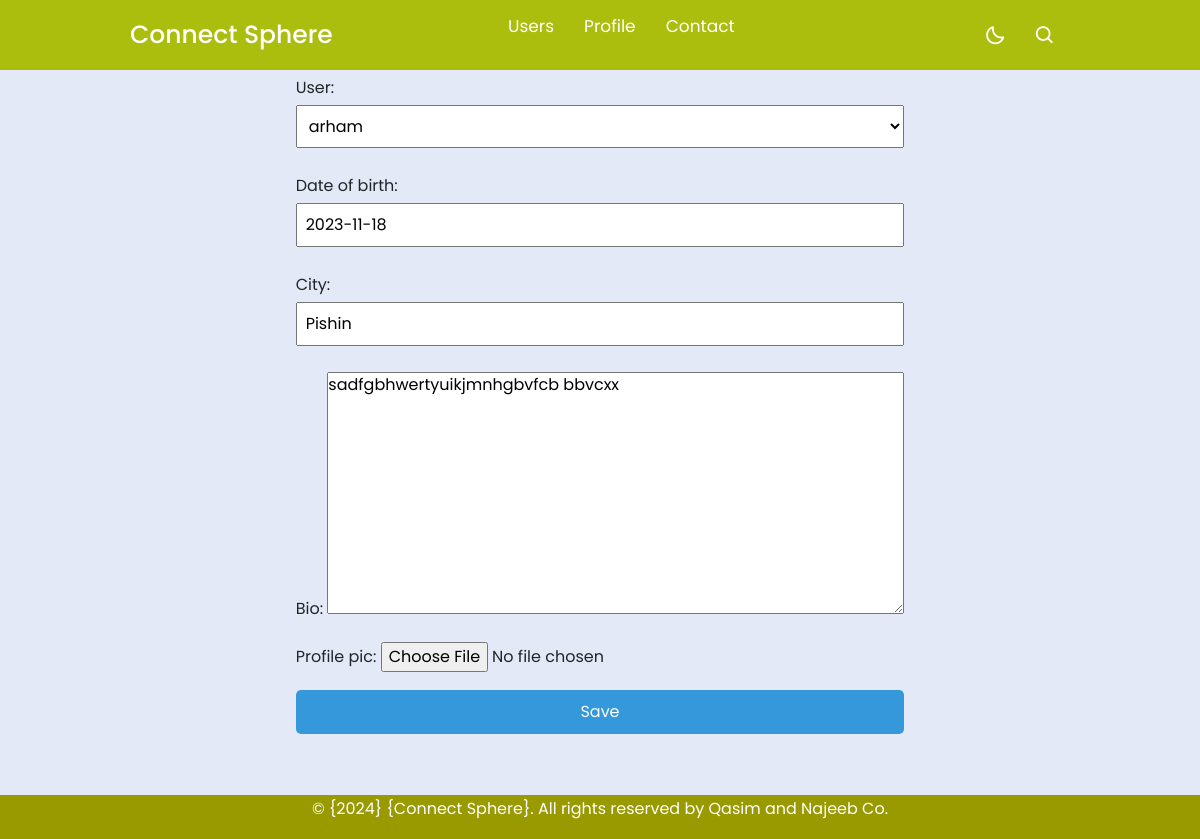
/posts/Update_Profile/5/ (signed in), run on the app's committed database.
### posts/models.py (models this page shows, shortened)
class Profile(models.Model):
    user = models.OneToOneField(User, on_delete= models.CASCADE, default= '11' )
    date_of_birth = models.DateField()
    city = models.CharField(max_length=200)
    bio = models.TextField()
    profile_pic = models.ImageField(default='default.jpg', upload_to='images', blank=True, null=True)

### posts/views.py (the view)
# urls.py: path('Update_Profile/<pk>/', Update_Profile.as_view(), name='Update_Profile'),
class Update_Profile(LoginRequiredMixin, UpdateView):
    model = Profile
    fields = '__all__'
    template_name = 'posts/update_profile.html'
    success_url = '/posts/List_profile/'

### posts/templates/posts/update_profile.html (shortened to what this page needs)
{% extends 'base.html' %}
{% load static %}
{% block content %}
<!DOCTYPE html>
<html lang="en">
<head>
</head>
<body>
    <form method="post" style = "margin-top: 70px; margin-bottom: 70px; padding: 15px;">
         {{ form.as_p }}
        <input type="submit" value="Save">
    </form>
</body>
</html>
{% endblock %}

### static/css/footer.css (style rules this page uses)
body { margin: 0; padding: 0; font-family: Arial, sans-serif; min-height: 100vh; display: flex; flex-direction: column; }

### static/css/navbar.css (style rules this page uses)
* { margin: 0; padding: 0; box-sizing: border-box; font-family: 'Poppins', sans-serif; transition: all 0.4s ease;; }
:root { --body-color: #E4E9F7; --nav-color: rgb(171, 189, 13); --side-nav: #010718; --text-color: #FFF; --search-bar: #F2F2F2; --search-text: #010718; }
body { height: 100vh; background-color: var(--body-color); }

### posts/templates/posts/update_profile.html (style rules this page uses)
body { display: flex; justify-content: center; align-items: center; height: 100vh; margin: 0; background-image: url('https://img.freepik.com/premium-photo/closeup-seascape-surface-blue-sea-water-with-small-ripple-waves_127089-25489.jpg'); background-repeat: no-repeat; background-size: cover; background-attachment: fixed; background-position: center; }
form { display: flex; flex-direction: column; }
label { margin-bottom: 5px; }
input[type="text"], input[type="email"], select { width: 100%; padding: 8px; margin-bottom: 10px; box-sizing: border-box; }
input[type="submit"] { background-color: #3498db; color: #fff; padding: 10px; border: none; border-radius: 5px; cursor: pointer; }

### data on the page
Profile: user "arham", date_of_birth "2023-11-18", city "Pishin", bio "sadfgbhwertyuikjmnhgbvfcb bbvcxx"
